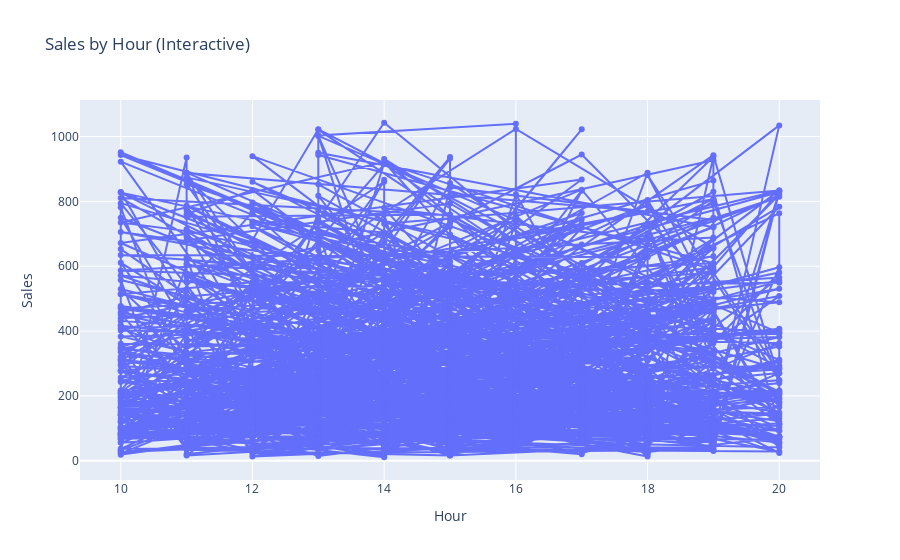

Notebook source saved alongside this figure:
### Markdown cell above
### ***4. Sales chart by hour(linear):***

### Code cell
fig3 = px.line(df, x="Hour", y="Sales", markers=True,
               title="Sales by Hour (Interactive)")
fig3.show()

### Figure 1 — Plotly figure (JSON) as saved in the notebook; plotly's stock layout.template omitted (floating-point values rounded to 4 significant figures; data arrays with more than 128 entries replaced by an {"elided": "..."} marker saying what was removed)
{"data": [{"hovertemplate": "Hour=%{x}<br>Sales=%{y}<extra></extra>", "legendgroup": "", "line": {"color": "#636efa", "dash": "solid"}, "marker": {"symbol": "circle"}, "mode": "lines+markers", "name": "", "orientation": "v", "showlegend": false, "type": "scatter", "x": {"elided": "1000 int values"}, "xaxis": "x", "y": {"elided": "1000 float values"}, "yaxis": "y"}], "layout": {"legend": {"tracegroupgap": 0}, "title": {"text": "Sales by Hour (Interactive)"}, "xaxis": {"anchor": "y", "domain": [0, 1], "title": {"text": "Hour"}}, "yaxis": {"anchor": "x", "domain": [0, 1], "title": {"text": "Sales"}}}}
